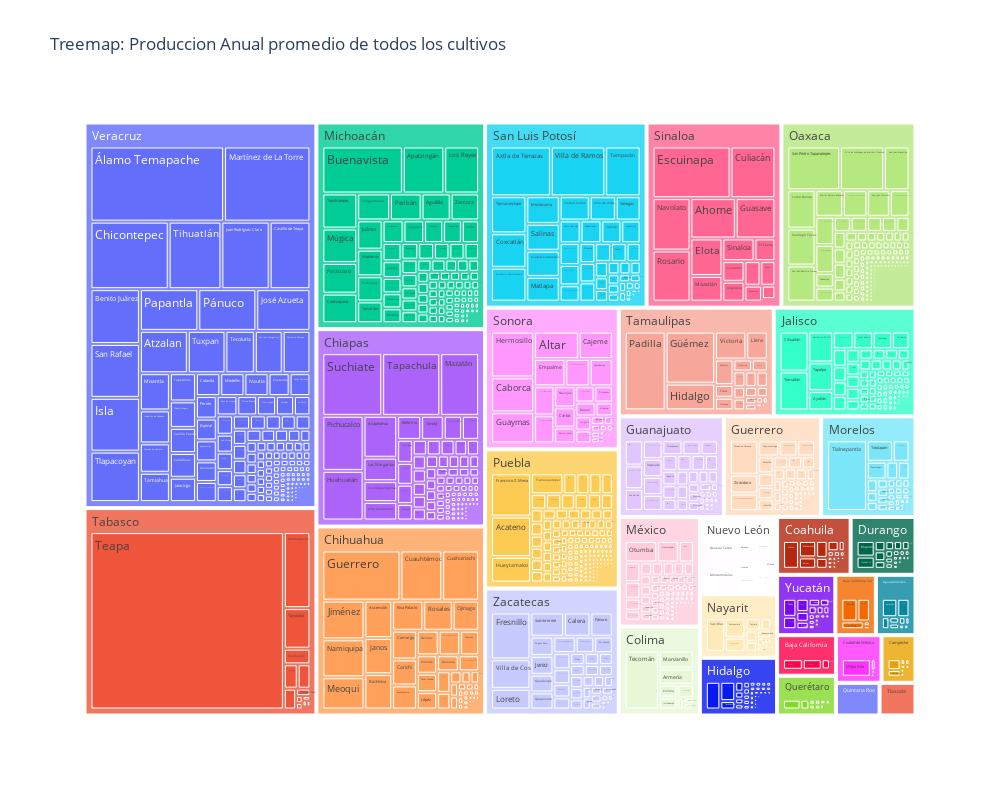

Notebook cell for this chart:
### Code cell
# Función para graficar el treemap
def plot_treemap(cultivo_seleccionado, variable_seleccionada):
    if cultivo_seleccionado == 'Todos los cultivos':
        df_filtered = df_siap_est_mun_cult.groupby(['Entidad', 'Municipio'])[variable_seleccionada].mean().reset_index()
        title = f'Treemap: {variable_seleccionada} promedio de todos los cultivos'
    else:
        df_filtered = df_siap_est_mun_cult[df_siap_est_mun_cult['Cultivo'] == cultivo_seleccionado]
        title = f'Treemap: {variable_seleccionada} promedio de {cultivo_seleccionado}'

    # Crear el treemap con plotly express
    fig = px.treemap(df_filtered,
                     path=['Entidad', 'Municipio'],
                     values=variable_seleccionada,
                     title=title,
                     width=1000, height=800)

    return fig

# Crear los widgets interactivos
widget_cultivo = widgets.Dropdown(options=['Todos los cultivos'] + CULTIVOS_UNICOS, value='Todos los cultivos', description='Cultivo')
widget_variable = widgets.Dropdown(options=variables_siap_anual, value='Produccion Anual', description='Variable')

# Crear el treemap inicial
fig = plot_treemap('Todos los cultivos', 'Produccion Anual')

# Mostrar el widget interactivo
@interact(cultivo_seleccionado=widget_cultivo, variable_seleccionada=widget_variable)
def update_plot(cultivo_seleccionado, variable_seleccionada):
    # Actualizar el treemap
    fig = plot_treemap(cultivo_seleccionado, variable_seleccionada)
    # Mostrar el treemap
    display(fig)

### Figure 1 — Plotly figure (JSON) as saved in the notebook; plotly's stock layout.template omitted (floating-point values rounded to 4 significant figures; data arrays with more than 128 entries replaced by an {"elided": "..."} marker saying what was removed)
{"data": [{"branchvalues": "total", "domain": {"x": [0, 1], "y": [0, 1]}, "hovertemplate": "labels=%{label}<br>Produccion Anual=%{value}<br>parent=%{parent}<br>id=%{id}<extra></extra>", "ids": {"elided": "2333 str values"}, "labels": {"elided": "2333 str values"}, "name": "", "parents": {"elided": "2333 str values"}, "type": "treemap", "values": {"elided": "2333 float values"}}], "layout": {"height": 800, "legend": {"tracegroupgap": 0}, "title": {"text": "Treemap: Produccion Anual promedio de todos los cultivos"}, "width": 1000}}
